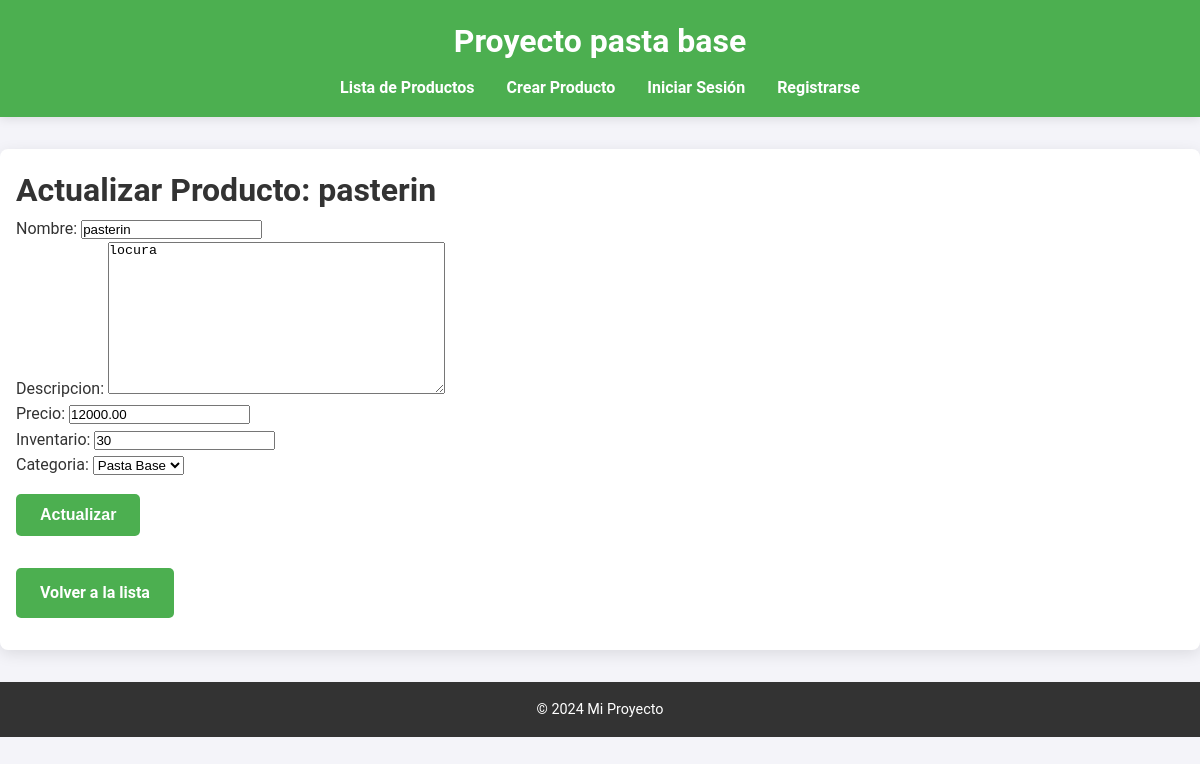
Screenshot of /api/productos/actualizar/4/ with the database file from the repository.
### api/models.py (models this page shows, shortened)
class Producto(models.Model):
    nombre = models.CharField(max_length=100)
    descripcion = models.TextField()
    precio = models.DecimalField(max_digits=10, decimal_places=2)
    inventario = models.PositiveIntegerField()
    categoria = models.CharField(
        max_length=50,
        choices=[
            ('Base', 'Pasta Base'),
            ('Derivado', 'Derivado'),
        ],
        default='Base'
    )

### api/views.py (the view)
# urls.py: path('productos/actualizar/<int:pk>/', actualizar_producto, name='actualizar-producto'),
def actualizar_producto(request, pk):
    producto = get_object_or_404(Producto, pk=pk)
    if request.method == 'POST':
        form = ProductoForm(request.POST, instance=producto)
        if form.is_valid():
            form.save()
            return redirect('productos-list')
    else:
        form = ProductoForm(instance=producto)
    return render(request, 'productos/actualizar_producto.html', {'form': form, 'producto': producto})

### api/forms.py (shortened to what this page needs)
class ProductoForm(forms.ModelForm):
    class Meta:
        model = Producto
        fields = ['nombre', 'descripcion', 'precio', 'inventario', 'categoria']
        widgets = {
            'nombre': forms.TextInput(attrs={'class': 'form-control', 'placeholder': 'Nombre del Producto'}),
            'descripcion': forms.Textarea(attrs={'class': 'form-control', 'placeholder': 'Descripción'}),
            'precio': forms.NumberInput(attrs={'class': 'form-control', 'placeholder': 'Precio'}),
            'inventario': forms.NumberInput(attrs={'class': 'form-control', 'placeholder': 'Cantidad en Inventario'}),
            'categoria': forms.Select(attrs={'class': 'form-control'}),  # Menú desplegable para categorías
        }

### api/templates/productos/actualizar_producto.html (shortened to what this page needs)
{% extends 'base.html' %}
{% block content %}
<h1>Actualizar Producto: {{ producto.nombre }}</h1>
<form method="post">
    {{ form.as_p }}
    <button type="submit" class="button">Actualizar</button>
</form>
<a href="{% url 'productos-list' %}" class="button">Volver a la lista</a>
{% endblock %}

### api/static/styles.css (style rules this page uses)
* { margin: 0; padding: 0; box-sizing: border-box; }
body { font-family: 'Roboto', sans-serif; font-size: 16px; background-color: #f4f4f9; color: #333; line-height: 1.6; }
button, a.button { display: inline-block; padding: 0.75rem 1.5rem; margin: 1rem 0; font-size: 1rem; font-weight: bold; color: white; background-color: #4CAF50; border: none; border-radius: 5px; text-align: center; text-decoration: none; transition: background-color 0.3s, transform 0.2s; }

### rows the page displays
Producto: nombre "pasterin", descripcion "locura", precio "12000.00", inventario "30", categoria "Pasta Base"
